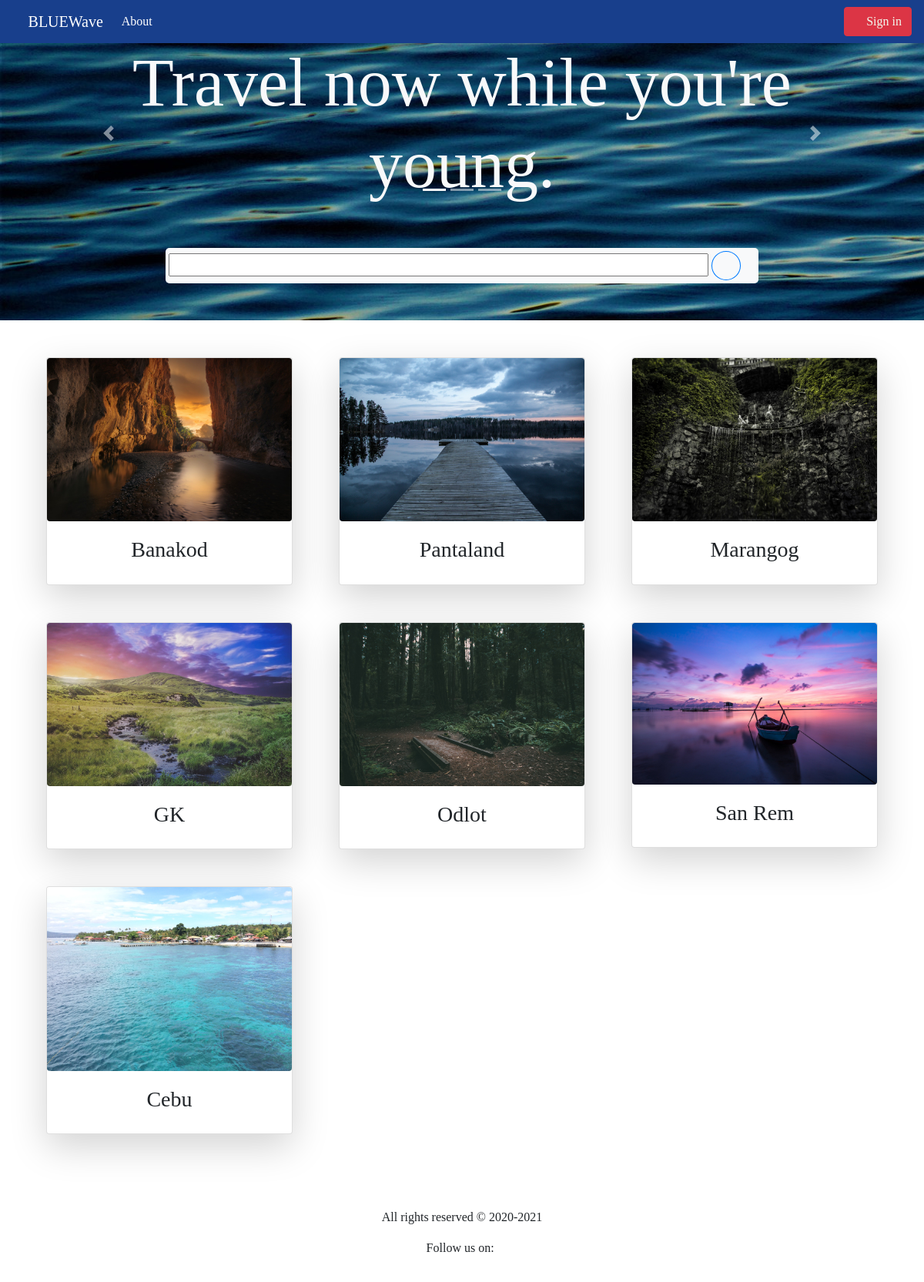
The app's page /search/ with its own data.
### travel/models.py (models this page shows, shortened)
class Place(models.Model):
	destination = models.CharField(max_length=100)
	booking_price = models.DecimalField(default=10, decimal_places=2, max_digits=7)
	description = models.TextField(default="", null=True)
	img = models.ImageField(null=True, blank=True)
	date = models.DateTimeField(default=timezone.now)
	author = models.ForeignKey(User, on_delete=models.CASCADE)
	@property
	def imgURL(self):
		try:
			url = self.img.url
		except:
			url = ''
		return url

### travel/views.py (the view)
# urls.py: path('search/', SearchView.as_view(), name="travel-search")
class SearchView(ListView):
	model = Place
	templat_name = "travel/place_list.html"
	extra_context = {'title':'Home'}
	context_object_name = "posts"
	ordering = ['-date']
	paginate_by = 6
	def get_context_data(self, **kwargs):
		context = super().get_context_data(**kwargs)
		context['filter'] = OrderFilter(self.request.GET, queryset=self.get_queryset())
		return context

### travel/templates/travel/place_list.html (shortened to what this page needs)
{% extends "travel/base.html" %}
{% load static %}
{% block content %}
        {% if user.is_authenticated %}
            <div class="d-lg-inline d-md-block my-2 my-lg-0">
              <span class="btn btn-outline-light mr-lg-2"><h5 class="d-inline"><i class="fa fa-user-circle"></i>{{ user.username }}</h5></span>
            </div>
            <div class="d-inline my-2 my-lg-0">
              <a class="btn btn-danger text-clr" href="{% url 'travel-sign-out' %}"><i class="fa fa-sign-out-alt"></i> Sign out</a>
          {% else %}
            <a class="btn btn-danger text-clr" href="{% url 'travel-sign-in' %}"><i class="fa fa-sign-in-alt"></i> Sign in</a>
          {% endif %}
      </div>
  </nav>
  <div class="showcase" style="margin-top: 55px !important; background-image: url('{% static 'travel/photos/dark-ripple.jpg' %}')">
    <div class="container">
      <div class="col-12 carousel slide" id="carouselIndicators" data-ride="carousel">
        <ol class="carousel-indicators">
          <li data-target="#carouselIndicators" data-slide-to="0" class="active"></li>
          <li data-target="#carouselIndicators" data-slide-to="1"></li>
          <li data-target="#carouselIndicators" data-slide-to="2"></li>
        </ol>
        <div class="carousel-inner">
          <div class="carousel-item active">
            <h2 class="text-center text-light display-2">Travel now while you're young.</h2>
          </div>
          <div class="container mt-3">
            <a class="carousel-control-prev mt-3" href="#carouselIndicators" role="button" data-slide="prev">
              <span class="carousel-control-prev-icon"></span>
            </a>
            <a class="carousel-control-next pt-3" href="#carouselIndicators" role="button" data-slide="next">
              <span class="carousel-control-next-icon"></span>
            </a>
          </div>
        </div>
      </div>
      <div class="col-12 search-box">
        <form class="form-inline" method="GET">
          <div class="container bg-light mb-5 mt-5 p-1 search-box" >
            {{ filter.form }}
            <button type="submit" class="btn btn-outline-primary ml-2 btt"><i class="fa fa-search"></i></button>
          </div>
        </form>
      </div>
    </div>
  </div>
  <div class="container mt-5 mb-5 product">
    <div class="row text-center wow">
      {% for post in filter.qs %}
        <div class="col-lg-4 col-md-6 mb-5">
          <div class="container">
            <div class="card shadow-lg">
              <div class="view overlay">
                <a href="{% url 'destination-detail' post.id %}">
                  <img src="{{ post.imgURL }}" class="img-fluid rounded img-blr">
                </a>
              </div>
              <div class="card-body">
                <strong class="font-weight-bold"><h3>{{ post.destination }}</h3></strong>
              </div>
            </div>
          </div>
        </div>
      {% endfor %}
    </div>
  </div>
{% endblock content %}

### travel/static/travel/css/style.css (style rules this page uses)
.text-clr { color: #f1faee; }
.showcase { background-attachment: fixed; }
.search-box button { border-radius: 100% !important; margin-left: 0 !important; }
.search-box input { min-width: 92% !important; }
.search-box { margin: 0 auto; border-radius: 5px; width: 50rem; }

### records on screen
Place: imgURL (picture), destination "Banakod"
Place: imgURL (picture), destination "Pantaland"
Place: imgURL (picture), destination "Marangog"
Place: imgURL (picture), destination "GK"
Place: imgURL (picture), destination "Odlot"
Place: imgURL (picture), destination "San Rem"
Place: imgURL (picture), destination "Cebu"
